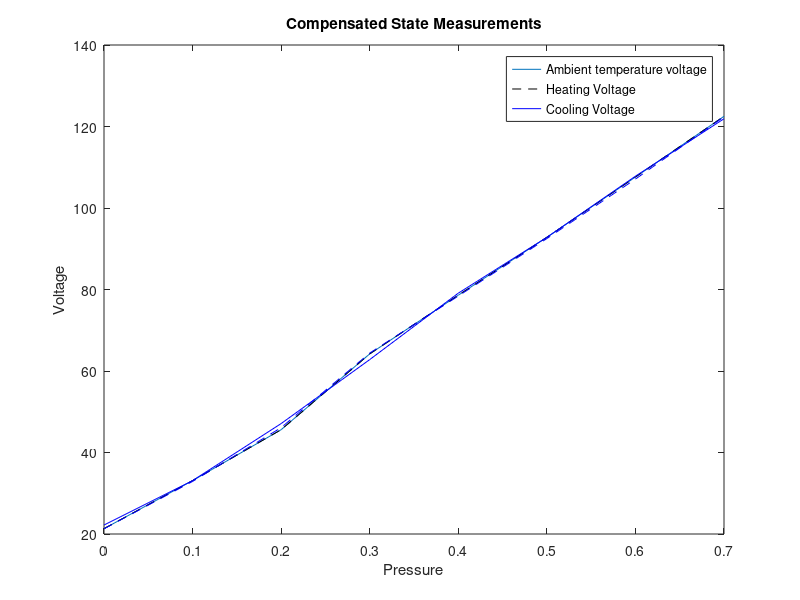

The MATLAB source for this figure:
x = [0.0 0.1 0.2 0.3 0.4 0.5 0.6 0.7]
y1 = [21.31 33.10 45.60 64.20 78.60 92.80 107.60 122.50]
y2 = [22.20 33.10 47.10 62.80 79.10 92.80 107.80 121.90 ]
y3 = [21.28 32.90 46.10 64.40 78.40 92.50 107.10 122.40 ]
plot (x,y1)
title ('Compensated State Measurements')
xlabel ('Pressure')
ylabel ('Voltage')

hold on
plot (x,y1,'k--')
plot (x,y2,'b-')
plot (x,y3,'b--')

legend('Ambient temperature voltage','Heating Voltage','Cooling Voltage')